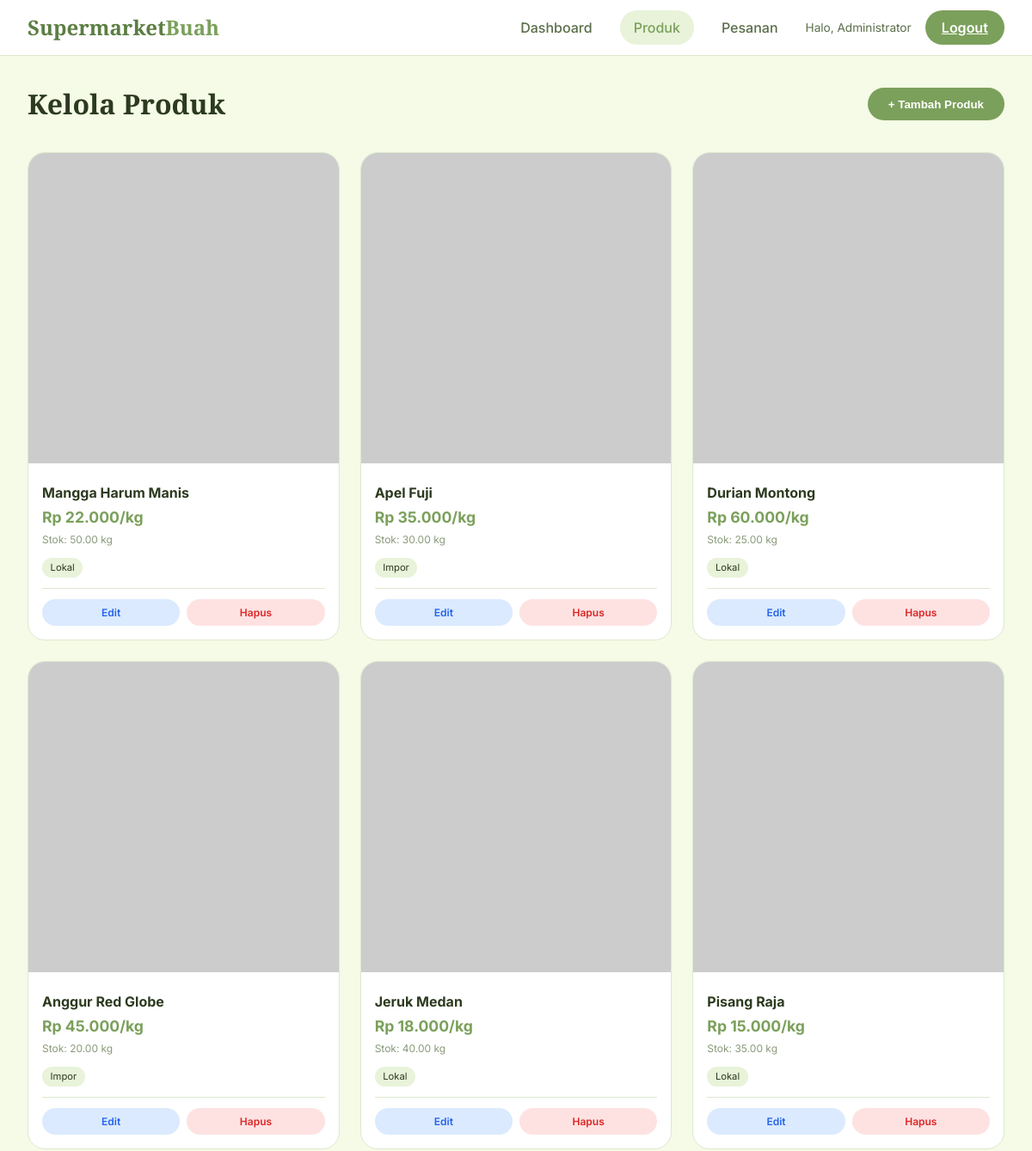
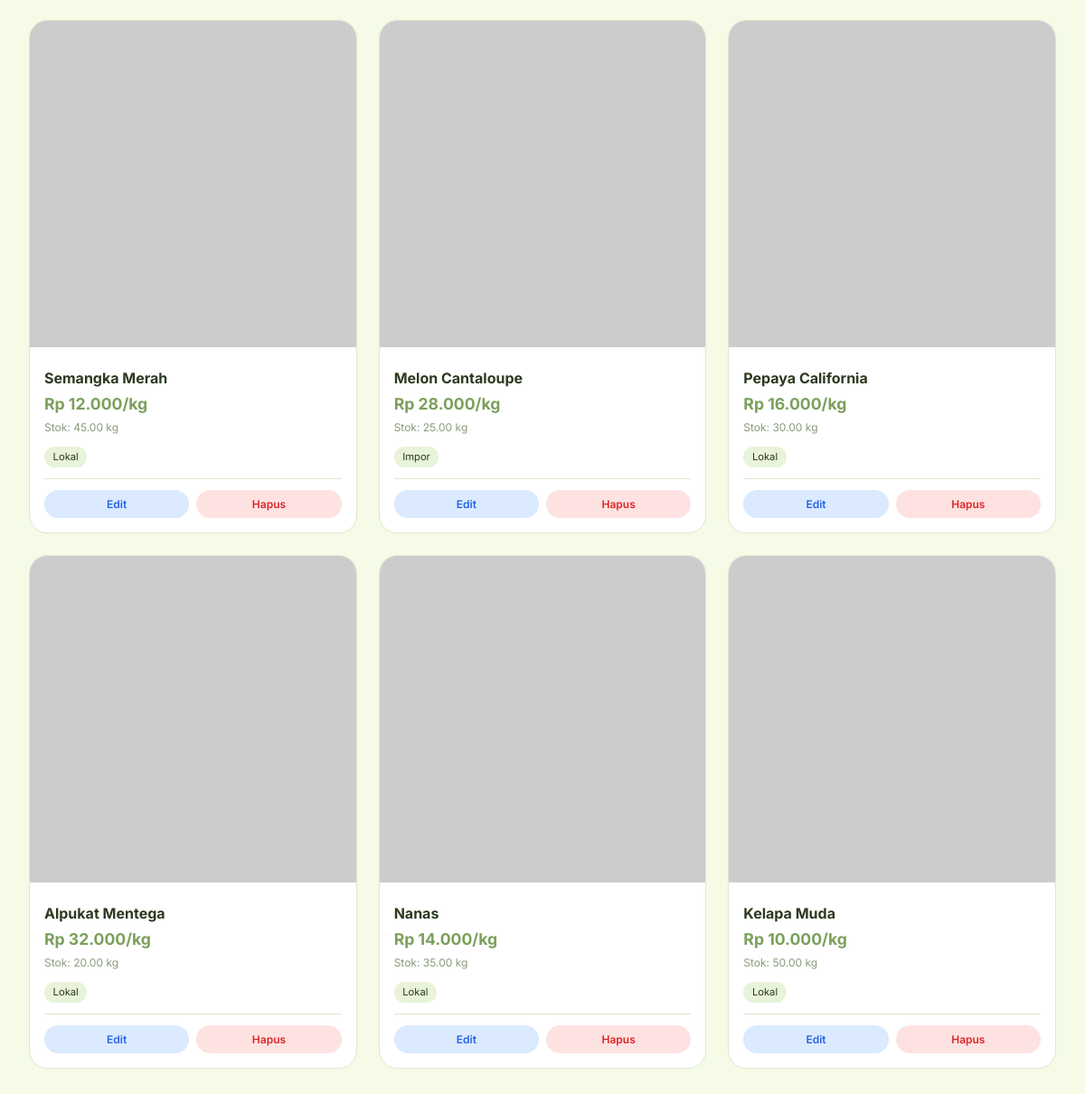
/admin/products.php (signed in), run on the app's committed database (2 pictures, top to bottom).
### tables this page shows
CREATE TABLE buah (
    id INT PRIMARY KEY AUTO_INCREMENT,
    nama_buah VARCHAR(100) NOT NULL,
    slug VARCHAR(100) UNIQUE NOT NULL,
    deskripsi TEXT,
    harga_kg DECIMAL(10,2) NOT NULL,
    stok_kg DECIMAL(10,2) DEFAULT 0,
    gambar VARCHAR(255),
    asal VARCHAR(50),
    kategori ENUM('lokal', 'impor') DEFAULT 'lokal',
    status ENUM('active', 'inactive') DEFAULT 'active',
    created_at TIMESTAMP DEFAULT CURRENT_TIMESTAMP,
    updated_at TIMESTAMP DEFAULT CURRENT_TIMESTAMP ON UPDATE CURRENT_TIMESTAMP,
    INDEX idx_slug (slug),
    INDEX idx_status (status),
    INDEX idx_kategori (kategori)
);

### auth/check_session.php (called while the page is built, shortened)
<?php
function isLoggedIn() {
    return isset($_SESSION['logged_in']) && $_SESSION['logged_in'] === true;
}
function getLoggedInUser() {
    return [
        'id' => $_SESSION['user_id'] ?? null,
        'username' => $_SESSION['username'] ?? null,
        'email' => $_SESSION['email'] ?? null,
        'nama_lengkap' => $_SESSION['nama_lengkap'] ?? null,
        'role' => $_SESSION['role'] ?? null,
        'login_time' => $_SESSION['login_time'] ?? null,
    ];
}
?>

### config/database.php (called while the page is built, shortened)
<?php
$pdo_options = [
    PDO::ATTR_ERRMODE => PDO::ERRMODE_EXCEPTION,
    PDO::ATTR_DEFAULT_FETCH_MODE => PDO::FETCH_ASSOC,
    PDO::ATTR_EMULATE_PREPARES => false,
];
function getConnection() {
    try {
        $dsn = "mysql:host=" . DB_HOST . ";dbname=" . DB_NAME . ";charset=" . DB_CHARSET;
        global $pdo_options;
        $pdo = new PDO($dsn, DB_USER, DB_PASS, $pdo_options);
        return $pdo;
    } catch (PDOException $e) {
        error_log("Database Connection Error: " . $e->getMessage());
        die("Koneksi database gagal. Silakan hubungi administrator.");
    }
}
function query($sql, $params = []) {
    try {
        $pdo = getConnection();
        $stmt = $pdo->prepare($sql);
        $stmt->execute($params);
        return $stmt;
    } catch (PDOException $e) {
        error_log("Query Error: " . $e->getMessage() . " | SQL: " . $sql);
        throw $e;
    }
}
function fetchAll($sql, $params = []) {
    $stmt = query($sql, $params);
    return $stmt->fetchAll();
}
?>

### admin/products.php (the view, shortened to what this page needs)
<?php
require_once '../auth/check_session.php';
require_once '../config/database.php';
$admin = getLoggedInUser();
$products = fetchAll("SELECT * FROM buah ORDER BY created_at DESC");
function getImagePath($filename) {
    if (filter_var($filename, FILTER_VALIDATE_URL)) return $filename;
    return '../assets/images/products/' . basename($filename);
}
?>
<!DOCTYPE html>
<html lang="id">
<head>
</head>
<body>
<div class="topbar">
    <a href="dashboard.php" class="logo">Supermarket<span>Buah</span></a>
    <div class="nav-menu">
        <a href="dashboard.php" class="nav-link">Dashboard</a>
        <a href="products.php" class="nav-link active">Produk</a>
        <a href="orders.php" class="nav-link">Pesanan</a>
        <span class="user-greeting">Halo, <?php echo htmlspecialchars($admin['nama_lengkap']); ?></span>
        <a href="../auth/logout.php" class="btn-logout">Logout</a>
    </div>
</div>
<div class="container">
    <div class="header-section">
        <h1 class="page-title">Kelola Produk</h1>
        <button class="btn-primary" id="openModalBtn">+ Tambah Produk</button>
    </div>
    <?php if (count($products) > 0): ?>
    <div class="products-grid">
        <?php foreach ($products as $product):
            $stock_class = $product['stok_kg'] <= 10 ? 'low' : '';
        ?>
        <div class="product-card">
            <img src="<?php echo htmlspecialchars(getImagePath($product['gambar'])); ?>"
                 alt="<?php echo htmlspecialchars($product['nama_buah']); ?>"
                 class="product-img"
                 onerror="this.src='https://via.placeholder.com/300?text=No+Image'">
            <div class="product-info">
                <div class="product-name"><?php echo htmlspecialchars($product['nama_buah']); ?></div>
                <div class="product-price">Rp <?php echo number_format($product['harga_kg'],0,',','.'); ?>/kg</div>
                <div class="product-stock <?php echo $stock_class; ?>">Stok: <?php echo $product['stok_kg']; ?> kg</div>
                <span class="product-category"><?php echo ucfirst($product['kategori']); ?></span>
                <div class="card-actions">
                    <a href="?edit=<?php echo $product['id']; ?>" class="btn-edit" id="editBtn-<?php echo $product['id']; ?>">Edit</a>
                    <a href="?delete=<?php echo $product['id']; ?>" class="btn-delete" onclick="return confirm('Yakin hapus produk ini?')">Hapus</a>
                </div>
            </div>
        </div>
        <?php endforeach; ?>
    </div>
    <?php else: ?>
    <div class="empty-state">
        <p>Belum ada produk. Klik "Tambah Produk" untuk memulai.</p>
    </div>
    <?php endif; ?>
</div>
</body>
</html>

### admin/products.php (style rules this page uses)
* { margin: 0; padding: 0; box-sizing: border-box; }
body { font-family: 'Inter', sans-serif; background: #F5FBE6; color: #2C3A1F; line-height: 1.5; }
.topbar { background: white; border-bottom: 1px solid #DDE8CE; padding: 0.75rem 2rem; display: flex; align-items: center; justify-content: space-between; position: sticky; top: 0; z-index: 100; flex-wrap: wrap; gap: 1rem; }
.logo { font-family: 'Playfair Display', serif; font-size: 1.5rem; font-weight: 800; color: #5C7E42; text-decoration: none; }
.logo span { color: #7BA05B; }
.nav-menu { display: flex; gap: 1rem; align-items: center; flex-wrap: wrap; }
.nav-link { padding: 0.5rem 1rem; text-decoration: none; color: #5A6E4A; font-weight: 500; border-radius: 40px; transition: 0.2s; }
.nav-link:hover, .nav-link.active { background: #E8F3DA; color: #7BA05B; }
.btn-logout { background: #7BA05B; color: white; border: none; padding: 0.5rem 1.2rem; border-radius: 40px; font-weight: 600; cursor: pointer; }
.user-greeting { font-size: 0.85rem; color: #5A6E4A; }
.container { max-width: 1400px; margin: 0 auto; padding: 2rem; }
.header-section { display: flex; justify-content: space-between; align-items: center; margin-bottom: 2rem; flex-wrap: wrap; gap: 1rem; }
.page-title { font-family: 'Playfair Display', serif; font-size: 2rem; font-weight: 700; color: #2C3A1F; }
.btn-primary { background: #7BA05B; color: white; border: none; padding: 0.7rem 1.5rem; border-radius: 40px; font-weight: 600; cursor: pointer; display: inline-flex; align-items: center; gap: 0.5rem; transition: 0.2s; }
.products-grid { display: grid; grid-template-columns: repeat(auto-fill, minmax(280px, 1fr)); gap: 1.5rem; }
.product-card { background: white; border-radius: 20px; border: 1px solid #DDE8CE; overflow: hidden; transition: 0.2s; }
.product-img { width: 100%; aspect-ratio: 1/1; object-fit: cover; background: #EFF8E0; }
.product-info { padding: 1rem; }
.product-name { font-weight: 700; font-size: 1rem; margin-bottom: 0.25rem; }
.product-price { font-weight: 700; color: #7BA05B; font-size: 1.1rem; }
.product-stock { font-size: 0.75rem; color: #8A9A7A; margin: 0.25rem 0; }
.product-category { display: inline-block; padding: 0.2rem 0.6rem; background: #E8F3DA; border-radius: 20px; font-size: 0.7rem; margin-top: 0.5rem; }
.card-actions { display: flex; gap: 0.5rem; margin-top: 0.75rem; border-top: 1px solid #DDE8CE; padding-top: 0.75rem; }
.btn-edit, .btn-delete { flex: 1; padding: 0.4rem; border-radius: 40px; text-align: center; text-decoration: none; font-size: 0.75rem; font-weight: 600; transition: 0.2s; }
.btn-edit { background: #DBEAFE; color: #2563EB; }
.btn-delete { background: #FEE2E2; color: #DC2626; }

### data on the page
buah: nama_buah "Mangga Harum Manis", harga_kg "22.000", stok_kg "50.00", kategori "Lokal"
buah: nama_buah "Apel Fuji", harga_kg "35.000", stok_kg "30.00", kategori "Impor"
buah: nama_buah "Durian Montong", harga_kg "60.000", stok_kg "25.00", kategori "Lokal"
buah: nama_buah "Anggur Red Globe", harga_kg "45.000", stok_kg "20.00", kategori "Impor"
buah: nama_buah "Jeruk Medan", harga_kg "18.000", stok_kg "40.00", kategori "Lokal"
buah: nama_buah "Pisang Raja", harga_kg "15.000", stok_kg "35.00", kategori "Lokal"
buah: nama_buah "Semangka Merah", harga_kg "12.000", stok_kg "45.00", kategori "Lokal"
buah: nama_buah "Melon Cantaloupe", harga_kg "28.000", stok_kg "25.00", kategori "Impor"
buah: nama_buah "Pepaya California", harga_kg "16.000", stok_kg "30.00", kategori "Lokal"
buah: nama_buah "Alpukat Mentega", harga_kg "32.000", stok_kg "20.00", kategori "Lokal"
buah: nama_buah "Nanas", harga_kg "14.000", stok_kg "35.00", kategori "Lokal"
buah: nama_buah "Kelapa Muda", harga_kg "10.000", stok_kg "50.00", kategori "Lokal"

### other printed values
$admin['nama_lengkap'] "Administrator"
